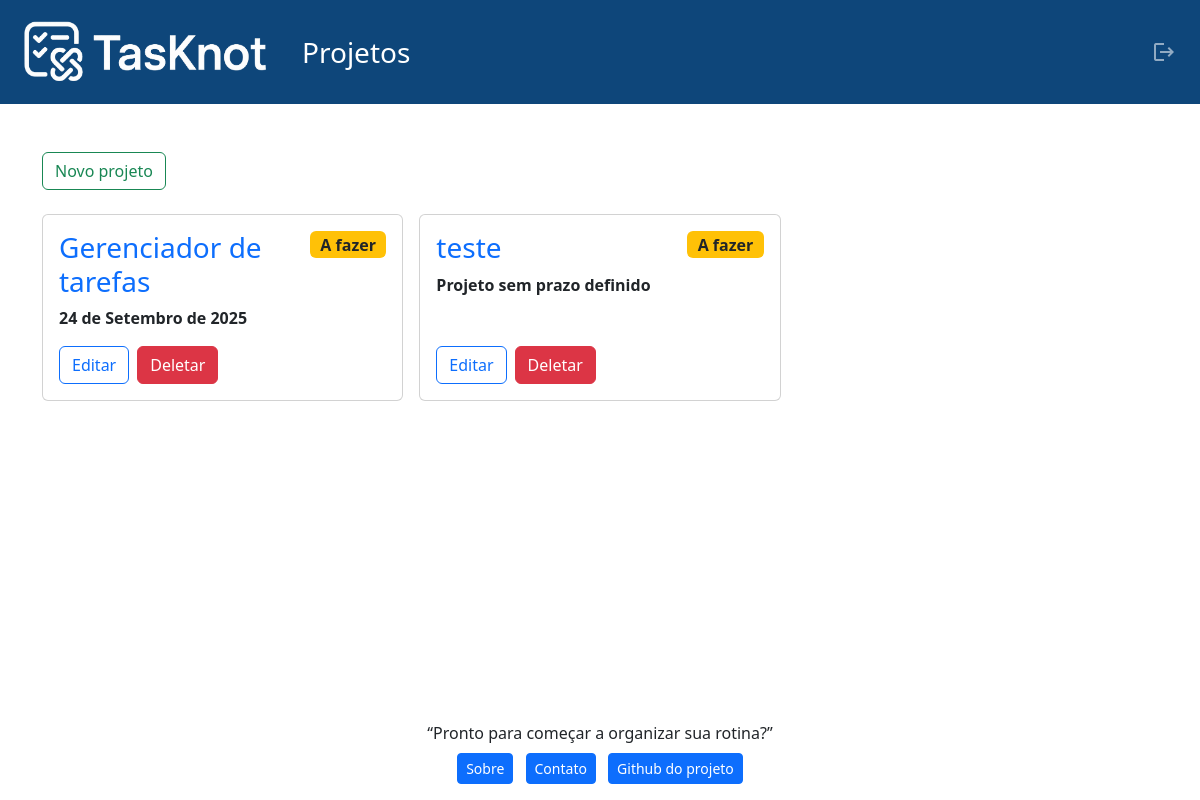
Before: /projects (signed in) with the older database file.
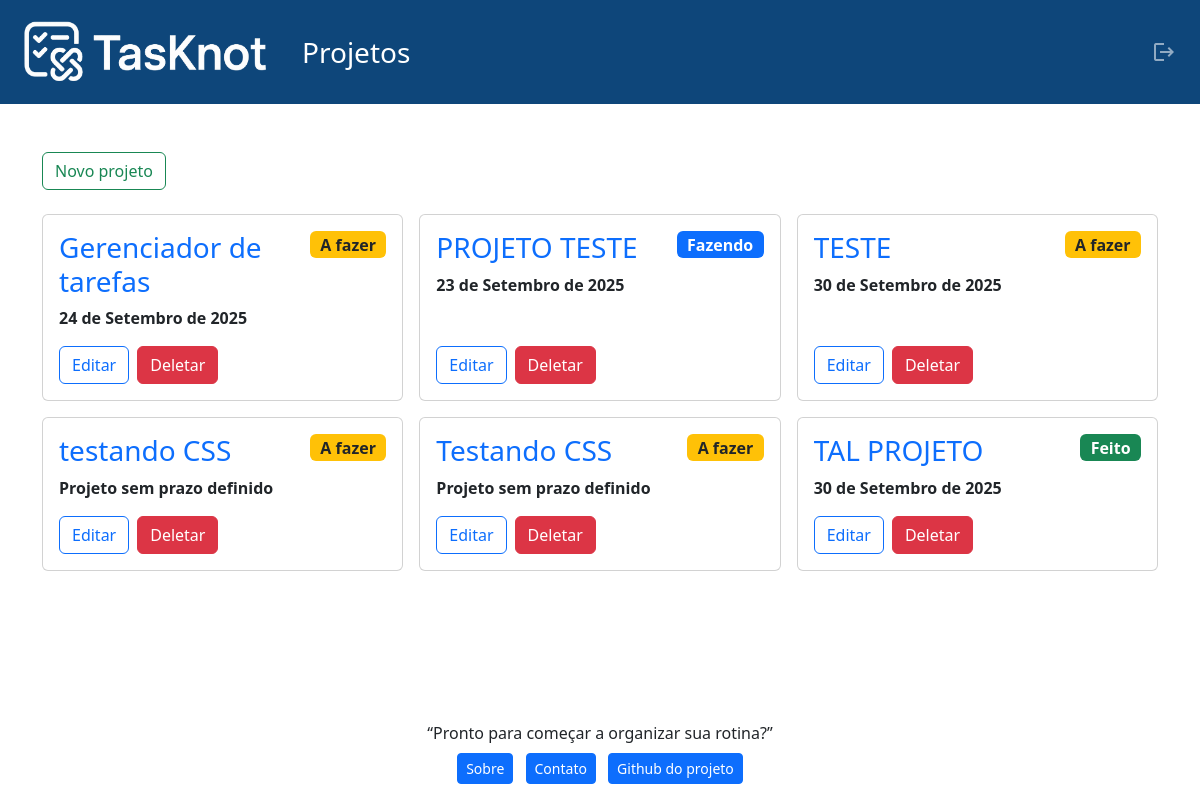
After: the same page with the newer database file.
### task_managers/models.py (models this page shows)
class Project(models.Model):
    STATUS_CHOICES=[
    ("to-do", "A fazer"),
    ("doing", "Fazendo"),
    ("done", "Feito"),
    ]
    status = models.CharField(
        max_length=10,
        choices=STATUS_CHOICES,
        default="to-do"
    )
    owner = models.ForeignKey(settings.AUTH_USER_MODEL, on_delete=models.CASCADE)
    title = models.CharField(max_length=200)
    date_added = models.DateTimeField(auto_now_add=True)
    deadline = models.DateField(blank=True, null=True, validators=[validate_deadline])
    def __str__(self):
        return self.title

### task_managers/views.py (the view)
# urls.py: path('projects', views.projects, name='projects'),
@login_required
def projects(request):
    projects = Project.objects.filter(owner=request.user).order_by('date_added')
    context = {'projects':projects}
    return render(request, 'task_managers/projects.html',context)

### task_managers/templates/task_managers/projects.html (shortened to what this page needs)
{% extends "task_managers/base.html" %}
{% block header %}
  <div class="text-left mb-4">
    <a href="{% url 'new_project' %}" class="btn btn-outline-success">Novo projeto</a>
  </div>
{% endblock header %}
{% block content %}
<div class="row g-3">
  {% for project in projects %}
    <div class="col-md-4 d-flex">
      <div class="card flex-fill">
        <div class="card-body d-flex flex-column">
          <div class=" d-flex justify-content-between">
            <h5 class="card-title fs-3">
              <a href="{% url 'project' project.id %}" class="link-offset-2 link-underline link-underline-opacity-0">{{ project }}</a>
            </h5>
              <p class="card-text">
                    {% if project.get_status_display == "A fazer" %}
              <span class="badge bg-warning text-dark fs-6">{{ project.get_status_display }}</span>
                    {% elif project.get_status_display == "Fazendo" %}
              <span class="badge bg-primary fs-6">{{ project.get_status_display }}</span>
                    {% else %}
              <span class="badge bg-success fs-6">{{ project.get_status_display }}</span>
                    {% endif %}
                    </p>
          </div>
          {% if project.deadline %}
            <p class="card-text fw-semibold">
            <span>{{ project.deadline }}</span>
          {% else %}
            <p class="card-text fw-semibold">
            <span> Projeto sem prazo definido </span>
          {% endif %}
          <div class="d-flex gap-2 mt-auto">
            <a href="{% url 'edit_project' project.id %}" class="btn btn-outline-primary">Editar</a>
            <form action="{% url 'delete_project' project.id %}" method="post" class="d-inline">
              <button type="submit" class="btn btn-danger">Deletar</button>
            </form>
          </div>
        </div>
      </div>
    </div>
  {% empty %}
    <p class="fw-bold">Não há nenhum projeto criado</p>
  {% endfor %}
</div>
{% endblock %}

### task_managers/templates/task_managers/base.html (shortened to what this page needs)
{% load static %}
<!DOCTYPE html>
<html>
<head>
    {% load django_bootstrap5 %}
    {% bootstrap_css %}
</head>
<body class="d-flex flex-column min-vh-100">
<nav class="navbar navbar-expand-lg navbar-dark" style="background-color:#0e467a;">
  <div class="container-fluid">
    <a class="navbar-brand" href="{% url 'index' %}">
      <img src="{% static 'img/Tasknot-Logo.png' %}" class="img-fluid m-2" alt="Tasknot" width="250">
    </a>
    <div class="collapse navbar-collapse" id="navbarMain">
      <ul class="navbar-nav mb-2 mb-lg-0 fs-3">
        <li class="nav-item">
          <a href="{% url 'projects' %}" class="nav-link active">Projetos</a>
        </li>
       </ul>
        {% if user.is_authenticated %}
        <ul class="navbar-nav ms-auto mb-2 mb-lg-0 fs-5">
          <li class="nav-item">
            <a href="{% url 'logout' %}" class="nav-link d-flex align-items-center">
              <span class="material-icons me-1">logout</span>
            </a>
          </li>
        </ul>
        {% endif %}
    </div>
  </div>
</nav>
<main class="flex-fill">
    <div class="container py-5">
      <div>
        {% block header %}{% endblock header %}
      </div>
      {% block content %}{% endblock %}
    </div>
</main>
<footer class=" text-center py-3 mt-auto">
    {% block footer %}
        <p class="mb-2">“Pronto para começar a organizar sua rotina?”</p>
        <a href="{% url 'sobre' %}" class="btn btn-primary btn-sm me-2">
            Sobre
        </a>
        <a
        href="https://api.whatsapp.com/send?phone=91987615365&text=Oi,%20Lorena!"
        class="btn btn-primary btn-sm me-2"
        target="_blank"
        rel="external"
        >Contato</a>
        <a
        href="https://github.com/lorenaneiva/task-manager"
        class="btn btn-primary btn-sm"
        target="_blank"
        rel="external"
        >Github do projeto
        </a>
    {% endblock %}
</footer>
</body>
</html>

Changed rows visible on the page:
removed Project: title "teste", status "A fazer", shows "Projeto sem prazo definido"
added Project: title "PROJETO TESTE", status "Fazendo", deadline "23 de Setembro de 2025"
added Project: title "TESTE", status "A fazer", deadline "30 de Setembro de 2025"
added Project: title "testando CSS", status "A fazer", shows "Projeto sem prazo definido"
added Project: title "Testando CSS", status "A fazer", shows "Projeto sem prazo definido"
added Project: title "TAL PROJETO", status "Feito", deadline "30 de Setembro de 2025"
